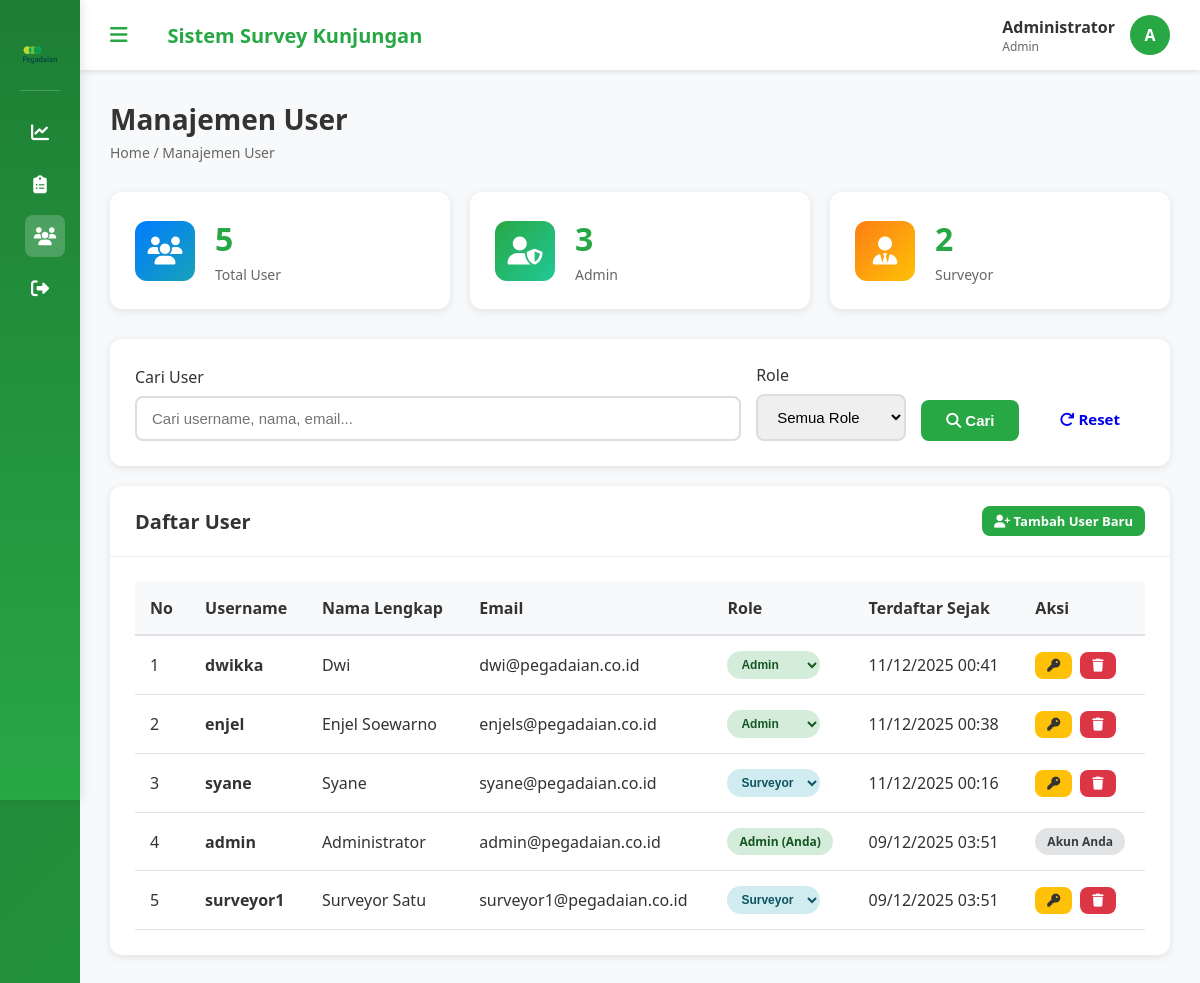
/users.php (signed in), run on the app's committed database.
### tables this page shows
CREATE TABLE `users` (
  `id` int(11) NOT NULL,
  `username` varchar(50) NOT NULL,
  `password` varchar(255) NOT NULL,
  `nama_lengkap` varchar(100) NOT NULL,
  `email` varchar(100) DEFAULT NULL,
  `role` enum('admin','surveyor') DEFAULT 'surveyor',
  `created_at` timestamp NOT NULL DEFAULT current_timestamp(),
  `updated_at` timestamp NOT NULL DEFAULT current_timestamp() ON UPDATE current_timestamp()
);

### users.php (the view, shortened to what this page needs)
<?php
include 'includes/header.php';
$search = isset($_GET['search']) ? clean_input($_GET['search']) : '';
$where_clauses = [];
$where_sql = !empty($where_clauses) ? 'WHERE ' . implode(' AND ', $where_clauses) : '';
$query = "SELECT * FROM users $where_sql ORDER BY created_at DESC";
$result = $conn->query($query);
$total_users = $conn->query("SELECT COUNT(*) as total FROM users")->fetch_assoc()['total'];
$total_admin = $conn->query("SELECT COUNT(*) as total FROM users WHERE role='admin'")->fetch_assoc()['total'];
$total_surveyor = $conn->query("SELECT COUNT(*) as total FROM users WHERE role='surveyor'")->fetch_assoc()['total'];
?>
<div class="page-header">
    <h1>Manajemen User</h1>
    <p class="breadcrumb">Home / Manajemen User</p>
</div>
<div class="stats-grid" style="grid-template-columns: repeat(3, 1fr); margin-bottom: 30px;">
    <div class="stat-card">
        <div class="stat-icon blue">
            <i class="fas fa-users"></i>
        </div>
        <div class="stat-content">
            <h3><?php echo $total_users; ?></h3>
            <p>Total User</p>
        </div>
    </div>
    <div class="stat-card">
        <div class="stat-icon green">
            <i class="fas fa-user-shield"></i>
        </div>
        <div class="stat-content">
            <h3><?php echo $total_admin; ?></h3>
            <p>Admin</p>
        </div>
    </div>
    <div class="stat-card">
        <div class="stat-icon orange">
            <i class="fas fa-user-tie"></i>
        </div>
        <div class="stat-content">
            <h3><?php echo $total_surveyor; ?></h3>
            <p>Surveyor</p>
        </div>
    </div>
</div>
<div class="card">
    <div class="card-body">
        <form method="GET" action="users.php" style="display: flex; gap: 15px; flex-wrap: wrap; align-items: end;">
            <div class="form-group" style="flex: 1; min-width: 250px; margin-bottom: 0;">
                <label>Cari User</label>
                <input type="text" name="search" class="form-control"
                       placeholder="Cari username, nama, email..."
                       value="<?php echo $search; ?>">
            </div>
            <div class="form-group" style="min-width: 150px; margin-bottom: 0;">
                <label>Role</label>
                <select name="role" class="form-control">
                    <option value="">Semua Role</option>
                </select>
            </div>
            <button type="submit" class="btn btn-success">
                <i class="fas fa-search"></i> Cari
            </button>
            <a href="users.php" class="btn btn-secondary">
                <i class="fas fa-redo"></i> Reset
            </a>
        </form>
    </div>
</div>
<div class="card">
    <div class="card-header">
        <h3>Daftar User</h3>
        <a href="register.php" class="btn btn-success btn-sm">
            <i class="fas fa-user-plus"></i> Tambah User Baru
        </a>
    </div>
    <div class="card-body">
        <div class="table-responsive">
            <table>
                <thead>
                    <tr>
                        <th>No</th>
                        <th>Username</th>
                        <th>Nama Lengkap</th>
                        <th>Email</th>
                        <th>Role</th>
                        <th>Terdaftar Sejak</th>
                        <th>Aksi</th>
                    </tr>
                </thead>
                <tbody>
                    <?php if ($result->num_rows > 0): ?>
                        <?php
                        $no = 1;
                        while ($row = $result->fetch_assoc()):
                        ?>
                        <tr>
                            <td><?php echo $no++; ?></td>
                            <td><strong><?php echo htmlspecialchars($row['username']); ?></strong></td>
                            <td><?php echo htmlspecialchars($row['nama_lengkap']); ?></td>
                            <td><?php echo htmlspecialchars($row['email']); ?></td>
                            <td>
                                <?php if ($row['id'] == $_SESSION['user_id']): ?>
                                    <span class="badge <?php echo $row['role'] == 'admin' ? 'badge-success' : 'badge-info'; ?>">
                                        <?php echo ucfirst($row['role']); ?> (Anda)
                                    </span>
                                <?php else: ?>
                                    <form method="POST" style="display: inline;">
                                        <select name="role" class="badge <?php echo $row['role'] == 'admin' ? 'badge-success' : 'badge-info'; ?>"
                                                style="border: none; cursor: pointer; padding: 6px 10px;"
                                                onchange="this.form.submit()">
                                            <option value="admin" <?php echo $row['role'] == 'admin' ? 'selected' : ''; ?>>Admin</option>
                                            <option value="surveyor" <?php echo $row['role'] == 'surveyor' ? 'selected' : ''; ?>>Surveyor</option>
                                        </select>
                                    </form>
                                <?php endif; ?>
                            </td>
                            <td><?php echo date('d/m/Y H:i', strtotime($row['created_at'])); ?></td>
                            <td>
                                <div class="action-buttons">
                                    <?php if ($row['id'] != $_SESSION['user_id']): ?>
                                        <button onclick="resetPassword(<?php echo $row['id']; ?>, '<?php echo htmlspecialchars($row['username']); ?>')"
                                                class="btn btn-warning btn-sm" title="Reset Password">
                                            <i class="fas fa-key"></i>
                                        </button>
                                        <button onclick="confirmDelete(<?php echo $row['id']; ?>, '<?php echo htmlspecialchars($row['username']); ?>')"
                                                class="btn btn-danger btn-sm" title="Hapus">
                                            <i class="fas fa-trash"></i>
                                        </button>
                                    <?php else: ?>
                                        <span class="badge badge-secondary">Akun Anda</span>
                                    <?php endif; ?>
                                </div>
                            </td>
                        </tr>
                        <?php endwhile; ?>
                    <?php endif; ?>
                </tbody>
            </table>
        </div>
    </div>
</div>
<?php include 'includes/footer.php'; ?>

### aseets/css/style.css (style rules this page uses)
* { margin: 0; padding: 0; box-sizing: border-box; }
body { font-family: 'Segoe UI', Tahoma, Geneva, Verdana, sans-serif; background: linear-gradient(135deg, #1e7e34 0%, #28a745 100%); min-height: 100vh; color: #333; }
.form-group { margin-bottom: 20px; }
.form-group label { display: block; margin-bottom: 8px; color: #333; font-weight: 500; }
.form-control { width: 100%; padding: 12px 15px; border: 2px solid #ddd; border-radius: 8px; font-size: 15px; transition: all 0.3s; }
.btn { padding: 12px 25px; border: none; border-radius: 8px; cursor: pointer; font-size: 15px; font-weight: 600; transition: all 0.3s; text-decoration: none; display: inline-block; }
.btn-success { background: #28a745; color: white; }
.btn-warning { background: #ffc107; color: #333; }
.btn-danger { background: #dc3545; color: white; }
.btn-sm { padding: 6px 12px; font-size: 13px; }
.page-header { margin-bottom: 30px; }
.page-header h1 { color: #333; font-size: 28px; margin-bottom: 5px; }
.breadcrumb { color: #666; font-size: 14px; }
.stats-grid { display: grid; grid-template-columns: repeat(auto-fit, minmax(250px, 1fr)); gap: 20px; margin-bottom: 30px; }
.stat-card { background: white; padding: 25px; border-radius: 12px; box-shadow: 0 2px 8px rgba(0, 0, 0, 0.1); display: flex; align-items: center; gap: 20px; transition: transform 0.3s; }
.stat-icon { width: 60px; height: 60px; border-radius: 12px; display: flex; align-items: center; justify-content: center; font-size: 28px; }
.stat-icon.green { background: linear-gradient(135deg, #28a745, #20c997); color: white; }
.stat-icon.blue { background: linear-gradient(135deg, #007bff, #17a2b8); color: white; }
.stat-icon.orange { background: linear-gradient(135deg, #fd7e14, #ffc107); color: white; }
.stat-content h3 { font-size: 32px; color: #28a745; margin-bottom: 5px; }
.stat-content p { color: #666; font-size: 14px; }
.card { background: white; border-radius: 12px; box-shadow: 0 2px 8px rgba(0, 0, 0, 0.1); margin-bottom: 20px; }
.card-header { padding: 20px 25px; border-bottom: 1px solid #eee; display: flex; justify-content: space-between; align-items: center; }
.card-header h3 { color: #333; font-size: 20px; }
.card-body { padding: 25px; }
.table-responsive { overflow-x: auto; }
table { width: 100%; border-collapse: collapse; }
table thead { background: #f8f9fa; }
table th { padding: 15px; text-align: left; font-weight: 600; color: #333; border-bottom: 2px solid #dee2e6; }
table td { padding: 15px; border-bottom: 1px solid #dee2e6; }
.badge { padding: 5px 12px; border-radius: 20px; font-size: 12px; font-weight: 600; display: inline-block; }
.badge-success { background: #d4edda; color: #155724; }
.badge-info { background: #d1ecf1; color: #0c5460; }
.badge-secondary { background: #e2e3e5; color: #383d41; }
select.form-control { cursor: pointer; }
.action-buttons { display: flex; gap: 8px; }

### data on the page
users: username "dwikka", nama_lengkap "Dwi", email "dwi@pegadaian.co.id", role "Admin", created_at "11/12/2025 00:41"
users: username "enjel", nama_lengkap "Enjel Soewarno", email "enjels@pegadaian.co.id", role "Admin", created_at "11/12/2025 00:38"
users: username "syane", nama_lengkap "Syane", email "syane@pegadaian.co.id", role "Surveyor", created_at "11/12/2025 00:16"
users: username "admin", nama_lengkap "Administrator", email "admin@pegadaian.co.id", role "Admin", created_at "09/12/2025 03:51", shows "Akun Anda"
users: username "surveyor1", nama_lengkap "Surveyor Satu", email "surveyor1@pegadaian.co.id", role "Surveyor", created_at "09/12/2025 03:51"

### other printed values
$_SESSION['nama_lengkap'] "Administrator"
$_SESSION['role'] "Admin"
substr($_SESSION['nama_lengkap'], 0, 1) "A"
$total_users "5"
$total_admin "3"
$total_surveyor "2"
